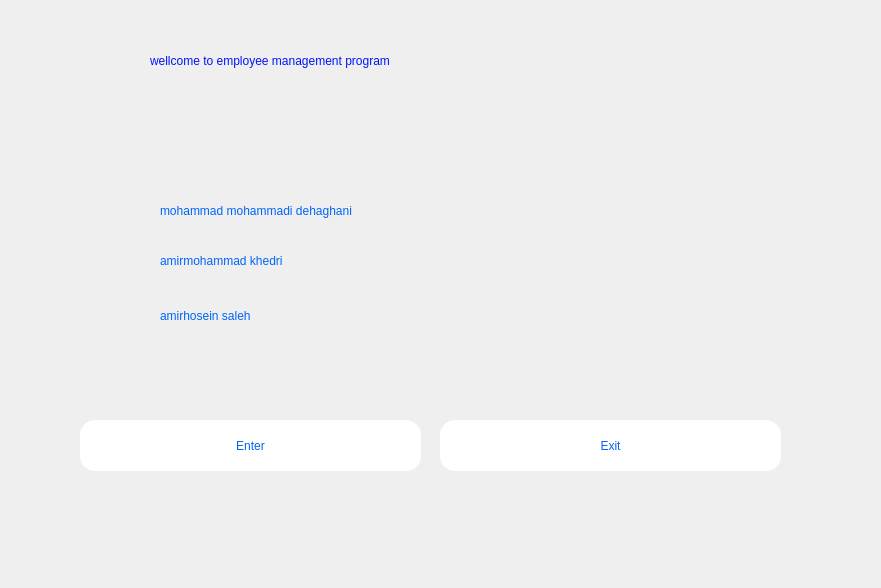
<?xml version="1.0" encoding="UTF-8"?>
<ui version="4.0">
 <class>MainWindow</class>
 <widget class="QMainWindow" name="MainWindow">
  <property name="geometry">
   <rect>
    <x>0</x>
    <y>0</y>
    <width>881</width>
    <height>588</height>
   </rect>
  </property>
  <property name="windowTitle">
   <string>MainWindow</string>
  </property>
  <property name="styleSheet">
   <string notr="true">background-image: url(:/Screenshot 2024-07-05 130354.png);
border-radius:15%;
</string>
  </property>
  <widget class="QWidget" name="centralwidget">
   <widget class="QPushButton" name="pushButton_3">
    <property name="geometry">
     <rect>
      <x>440</x>
      <y>420</y>
      <width>341</width>
      <height>51</height>
     </rect>
    </property>
    <property name="styleSheet">
     <string notr="true">background-color: qlineargradient(spread:reflect, x1:0, y1:0, x2:1, y2:1, stop:0 rgba(255, 0, 0, 255), stop:1 rgba(255, 255, 255, 255));
background-color: qlineargradient(spread:pad, x1:0, y1:0, x2:1, y2:1, stop:0 rgba(255, 255, 255, 255), stop:1 rgba(255, 255, 255, 255));
border-radius:15%;
color: rgb(0, 100, 250);
font: 14pt &quot;MV Boli&quot;;
</string>
    </property>
    <property name="text">
     <string>Exit</string>
    </property>
   </widget>
   <widget class="QPushButton" name="pushButton_4">
    <property name="geometry">
     <rect>
      <x>80</x>
      <y>420</y>
      <width>341</width>
      <height>51</height>
     </rect>
    </property>
    <property name="styleSheet">
     <string notr="true">background-color: qlineargradient(spread:reflect, x1:0, y1:0, x2:1, y2:1, stop:0 rgba(255, 0, 0, 255), stop:1 rgba(255, 255, 255, 255));
background-color: qlineargradient(spread:pad, x1:0, y1:0, x2:1, y2:1, stop:0 rgba(255, 255, 255, 255), stop:1 rgba(255, 255, 255, 255));
border-radius:15%;
color: rgb(0, 100, 250);
font: 14pt &quot;MV Boli&quot;;
</string>
    </property>
    <property name="text">
     <string>Enter</string>
    </property>
   </widget>
   <widget class="QLabel" name="label">
    <property name="geometry">
     <rect>
      <x>150</x>
      <y>10</y>
      <width>581</width>
      <height>101</height>
     </rect>
    </property>
    <property name="styleSheet">
     <string notr="true">border-radius:15%;
color: rgb(0, 20, 250);
font: 20pt &quot;MV Boli&quot;;</string>
    </property>
    <property name="text">
     <string>wellcome to employee management program</string>
    </property>
   </widget>
   <widget class="QLabel" name="label_2">
    <property name="geometry">
     <rect>
      <x>160</x>
      <y>190</y>
      <width>351</width>
      <height>41</height>
     </rect>
    </property>
    <property name="styleSheet">
     <string notr="true">border-radius:15%;
color: rgb(0, 100, 250);
font: 12pt &quot;MV Boli&quot;;</string>
    </property>
    <property name="text">
     <string>mohammad mohammadi dehaghani</string>
    </property>
   </widget>
   <widget class="QLabel" name="label_3">
    <property name="geometry">
     <rect>
      <x>160</x>
      <y>240</y>
      <width>351</width>
      <height>41</height>
     </rect>
    </property>
    <property name="styleSheet">
     <string notr="true">border-radius:15%;
color: rgb(0, 100, 250);
font: 12pt &quot;MV Boli&quot;;</string>
    </property>
    <property name="text">
     <string>amirmohammad khedri</string>
    </property>
   </widget>
   <widget class="QLabel" name="label_4">
    <property name="geometry">
     <rect>
      <x>160</x>
      <y>290</y>
      <width>351</width>
      <height>51</height>
     </rect>
    </property>
    <property name="styleSheet">
     <string notr="true">border-radius:15%;
color: rgb(0, 100, 250);
font: 12pt &quot;MV Boli&quot;;</string>
    </property>
    <property name="text">
     <string>amirhosein saleh</string>
    </property>
   </widget>
  </widget>
  <widget class="QMenuBar" name="menubar">
   <property name="geometry">
    <rect>
     <x>0</x>
     <y>0</y>
     <width>881</width>
     <height>21</height>
    </rect>
   </property>
  </widget>
  <widget class="QStatusBar" name="statusbar"/>
 </widget>
 <resources/>
 <connections/>
</ui>
